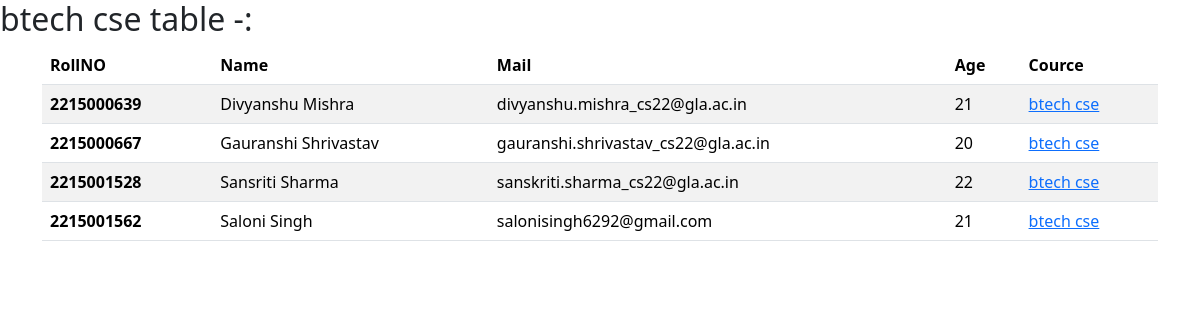
The app's page /student.html/btech cse with its own data.
### main.py (models this page shows)
class Students(db.Model):
    __tablename__="students"
    roll_no=db.Column(db.Integer,primary_key=True)
    name=db.Column(db.String,nullable=False)
    mail=db.Column(db.String,nullable=False,unique=True)
    age=db.Column(db.Integer)
    cource=db.Column(db.String,db.ForeignKey("cources.c_name"),nullable=False)

### main.py (the view)
@app.route("/student.html/<cource>",methods=["GET","POST"])
def f4(cource):
    if request.method=="GET":
        var111=Students.query.filter_by(cource=cource).all()
        return render_template("student.html",a="post",b="s",var111=var111,title=cource+" table -:")

### templates/student.html (shortened to what this page needs)
<html lang="en">
<head>
    <link href="https://cdn.jsdelivr.net/npm/bootstrap@5.3.3/dist/css/bootstrap.min.css" rel="stylesheet">
</head>
<body>
    {% if a=="get" and b=="s" %}
    <form method="POST">
        <h2>{{title}}</h2>
        Write your RollNO
        <input type="text" name="RollNO">
        <input type="submit" value="go">
    </form>
    <div style="position:fixed; left:190px;">
        <a href="regester.html">
            Wants to regester
        </a>  //
        <a href="regester.html">
            Check Regestration Status
        </a>
    </div><br><hr>
    {% elif a=="post" and b=="s" %}
    <h2>{{title}}</h2>
    <div class=container container-md>
    <table class="table table-striped">
        <thead>
          <tr>
            <th scope="col">RollNO</th>
            <th scope="col">Name</th>
            <th scope="col">Mail</th>
            <th scope="col">Age</th>
            <th scope="col">Cource</th>
          </tr>
        </thead>
        <tbody>
            {% for var11 in var111 %}
                <tr>
                    <th scope="row">{{var11.roll_no}}</th>
                    <td>{{var11.name}}</td>
                    <td>{{var11.mail}}</td>
                    <td>{{var11.age}}</td>
                    <td>
                        <a href="student.html/{{var11.cource}}">
                            {{var11.cource}}
                        </a>
                    </td>
                </tr>
            {% endfor %}
        </tbody>
      </table>
    </div>
    {% endif %}
</body>
</html>

### records on screen
Students: roll_no "2215000639", name "Divyanshu Mishra", mail "divyanshu.mishra_cs22@gla.ac.in", age "21", cource "btech cse"
Students: roll_no "2215000667", name "Gauranshi Shrivastav", mail "gauranshi.shrivastav_cs22@gla.ac.in", age "20", cource "btech cse"
Students: roll_no "2215001528", name "Sansriti Sharma", mail "sanskriti.sharma_cs22@gla.ac.in", age "22", cource "btech cse"
Students: roll_no "2215001562", name "Saloni Singh", mail "salonisingh6292@gmail.com", age "21", cource "btech cse"
